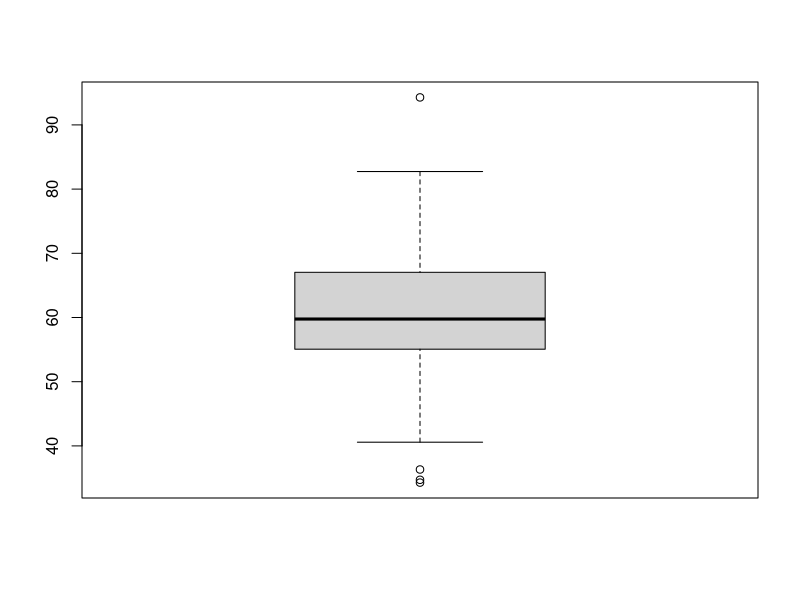
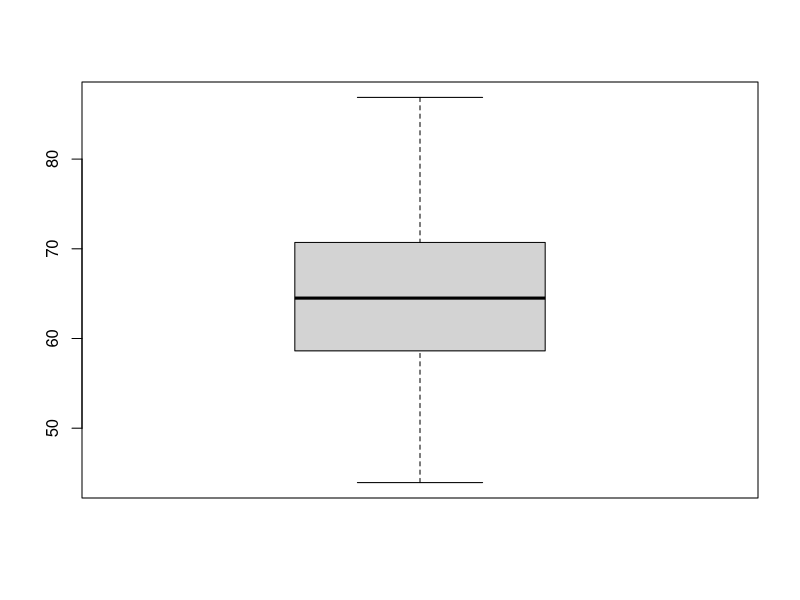

Here is the R script that generated these plots, in order:
library(readxl)
dados1<-read_excel("Lista7_ex4_programas.xlsx")
as.factor(dados1$Notas)
boxplot(dados1$Notas[1:100])
boxplot(dados1$Notas[101:200])
dados1$Notas[200]
